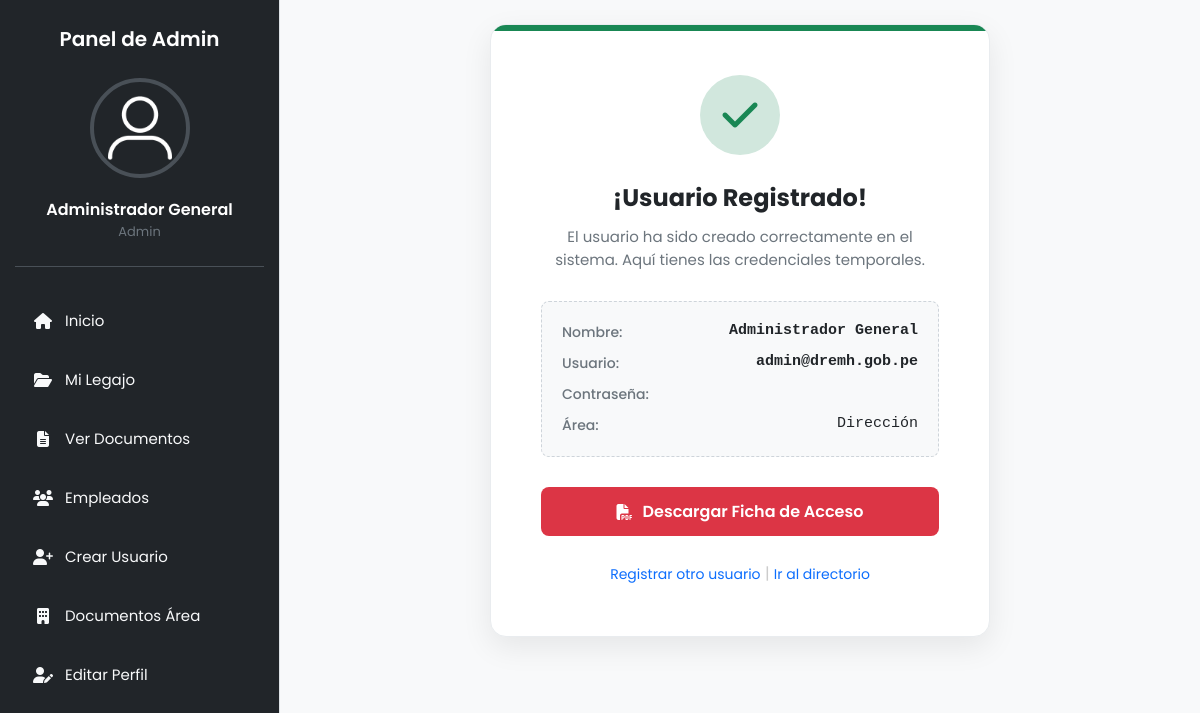
/admin/crear_usuario_exito.php?id=1 (signed in), run on the app's committed database.
### tables this page shows
CREATE TABLE `usuarios` (
  `id` int NOT NULL AUTO_INCREMENT,
  `nombre` varchar(150) NOT NULL,
  `email` varchar(150) NOT NULL,
  `password_hash` varchar(255) NOT NULL,
  `id_area` int DEFAULT NULL,
  `rol` enum('admin','rrhh','jefe_area','empleado','secretaria') DEFAULT 'empleado',
  `activo` tinyint(1) DEFAULT '1',
  `creado_en` datetime DEFAULT CURRENT_TIMESTAMP,
  `foto` varchar(255) DEFAULT 'uploads/usuarios/default.png',
  `reset_token` varchar(64) DEFAULT NULL,
  `reset_token_expires_at` datetime DEFAULT NULL,
  PRIMARY KEY (`id`),
  UNIQUE KEY `email` (`email`),
  KEY `id_area` (`id_area`),
  CONSTRAINT `usuarios_ibfk_1` FOREIGN KEY (`id_area`) REFERENCES `areas` (`id`)
);

CREATE TABLE `areas` (
  `id` int NOT NULL AUTO_INCREMENT,
  `nombre` varchar(100) NOT NULL,
  `descripcion` text,
  `creado_en` datetime DEFAULT CURRENT_TIMESTAMP,
  PRIMARY KEY (`id`)
);

### admin/crear_usuario_exito.php (the view, shortened to what this page needs)
<?php
require '../php/db.php';
$id_nuevo = $_GET['id'] ?? 0;
$pass_temp = $_GET['pass'] ?? '';
try {
    $stmt = $pdo->prepare("
        SELECT u.nombre, u.email, u.rol, a.nombre as area
        FROM usuarios u
        LEFT JOIN areas a ON u.id_area = a.id
        WHERE u.id = ?
    ");
    $stmt->execute([$id_nuevo]);
    $usuario = $stmt->fetch();
} catch (Exception $e) {
    die("Error al consultar usuario.");
}
require_once '../includes/header_admin.php';
require_once '../includes/sidebar_admin.php';
?>
<div class="main">
    <div class="success-container">
        <div class="success-card">
            <div class="icon-circle">
                <i class="fas fa-check"></i>
            </div>
            <h2>¡Usuario Registrado!</h2>
            <p>El usuario ha sido creado correctamente en el sistema. Aquí tienes las credenciales temporales.</p>
            <div class="credentials-box">
                <div class="credential-item">
                    <span class="credential-label">Nombre:</span>
                    <span class="credential-value"><?= htmlspecialchars($usuario['nombre']) ?></span>
                </div>
                <div class="credential-item">
                    <span class="credential-label">Usuario:</span>
                    <span class="credential-value"><?= htmlspecialchars($usuario['email']) ?></span>
                </div>
                <div class="credential-item">
                    <span class="credential-label">Contraseña:</span>
                </div>
                <div class="credential-item">
                    <span class="credential-label">Área:</span>
                    <span class="credential-value" style="font-weight: 400;"><?= htmlspecialchars($usuario['area'] ?? 'General') ?></span>
                </div>
            </div>
            <div class="actions">
                <a href="generar_credenciales_pdf.php?id=<?= $id_nuevo ?>&pass=<?= urlencode($pass_temp) ?>" class="btn-pdf">
                    <i class="fas fa-file-pdf"></i> Descargar Ficha de Acceso
                </a>
                <div style="margin-top: 10px;">
                    <a href="crear_usuario.php" class="btn-link">Registrar otro usuario</a>
                    <span style="color: #ccc;">|</span>
                    <a href="empleados_panel.php" class="btn-link">Ir al directorio</a>
                </div>
            </div>
        </div>
    </div>
</div>
<?php require_once '../includes/footer.php'; ?>

### style/global.css (style rules this page uses)
:root { --color-primario: #0d6efd; --color-primario-hover: #0b5ed7; --color-secundario: #6c757d; --color-exito: #198754; --color-peligro: #dc3545; --color-advertencia: #ffc107; --color-info: #0dcaf0; --color-fondo-cuerpo: #f8f9fa; --color-fondo-sidebar: #212529; --color-texto-sidebar: #f8f9fa; --color-fondo-tarjeta: #ffffff; --color-texto-principal: #212529; --color-texto-secundario: #6c757d; --color-borde: #dee2e6; --sombra-tarjeta: 0 4px 12px rgba(0, 0, 0, 0.08); }
* { margin: 0; padding: 0; box-sizing: border-box; font-family: 'Poppins', sans-serif; }
body { display: flex; background: var(--color-fondo-cuerpo); color: var(--color-texto-principal); min-height: 100vh; }
.main { flex: 1; padding: 24px; margin-left: 280px; transition: margin-left 0.3s ease; }

### style/exito.css (style rules this page uses)
.success-container { display: flex; justify-content: center; align-items: center; min-height: 70vh; }
.success-card { background: #fff; border-radius: 16px; box-shadow: 0 10px 30px rgba(0,0,0,0.08); border: 1px solid #e9ecef; padding: 50px; text-align: center; max-width: 500px; width: 100%; position: relative; overflow: hidden; }
.success-card::before { content: ""; position: absolute; top: 0; left: 0; width: 100%; height: 6px; background: #198754; }
.icon-circle { width: 80px; height: 80px; background-color: #d1e7dd; color: #198754; border-radius: 50%; display: flex; align-items: center; justify-content: center; font-size: 40px; margin: 0 auto 25px auto; }
.success-card h2 { color: #212529; font-size: 24px; margin-bottom: 10px; font-weight: 700; }
.success-card p { color: #6c757d; font-size: 15px; margin-bottom: 30px; }
.credentials-box { background: #f8f9fa; border: 1px dashed #ced4da; border-radius: 8px; padding: 20px; text-align: left; margin-bottom: 30px; }
.credential-item { display: flex; justify-content: space-between; margin-bottom: 10px; font-size: 14px; }
.credential-item:last-child { margin-bottom: 0; }
.credential-label { color: #6c757d; font-weight: 500; }
.credential-value { color: #212529; font-weight: 600; font-family: monospace; font-size: 15px; }
.actions { display: flex; flex-direction: column; gap: 15px; }
.btn-pdf { background-color: #dc3545; color: white; padding: 12px; border-radius: 8px; text-decoration: none; font-weight: 600; display: flex; align-items: center; justify-content: center; gap: 10px; transition: background 0.2s; }
.btn-link { color: #0d6efd; text-decoration: none; font-size: 14px; }

### data on the page
usuarios: nombre "Administrador General", email "admin@dremh.gob.pe", id_area.nombre "Dirección"

### other printed values
$_SESSION['nombre'] "Administrador General"
$_SESSION['rol'] "Admin"
